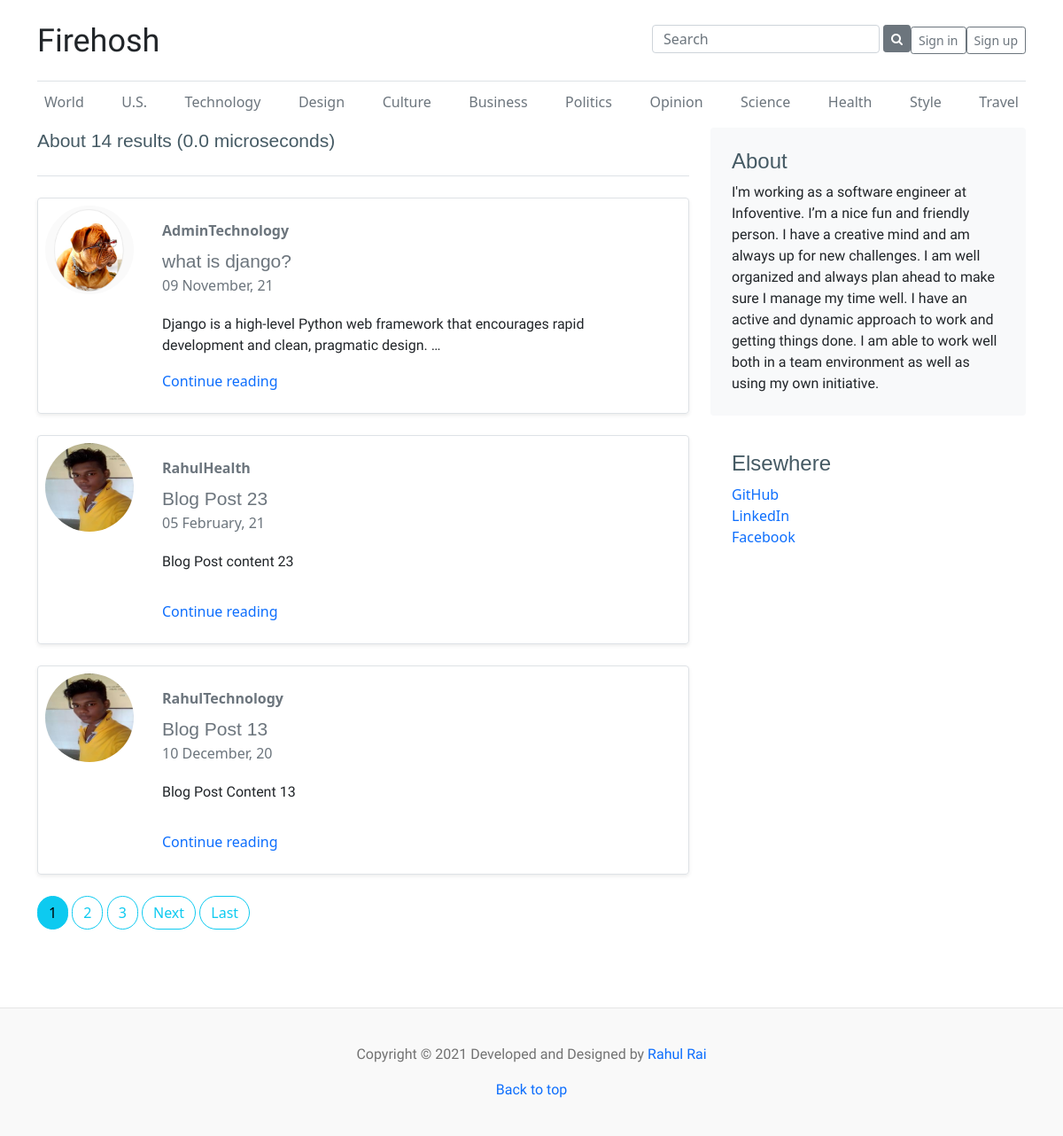
The app's page /search/ with its own data.
### main/models.py (models this page shows, shortened)
class Post(models.Model):
    author = models.ForeignKey(User, on_delete=models.CASCADE)
    title = models.CharField(max_length=200, null=True)
    content = RichTextField(blank=True, null=True)
    date_posted = models.DateTimeField(default=timezone.now, null=True)
    slug = models.SlugField()
    views = models.IntegerField(default=0, null=True)
    category = models.ForeignKey(Category, on_delete=models.CASCADE)
    class Meta:
        ordering = ['-id']

class Category(models.Model):
    name = models.CharField(max_length=200, null=True)
    date_created = models.DateTimeField(default=timezone.now, null=True)
    def __str__(self):
        return self.name

### users/models.py (models this page shows, shortened)
class Profile(models.Model):
    user = models.OneToOneField(User, on_delete=models.CASCADE)
    image = models.ImageField(default="default.png",
                              upload_to='profile_pics', null=True)
    bio = models.CharField(
        default=" It provides a way to assign permissions to specific users and groups of users.", max_length=200, null=True)
    date_created = models.DateTimeField(default=timezone.now, null=True)

### main/views.py (the view)
# urls.py: path('search/', views.postSearch, name="search"),
def postSearch(request):
    query = request.GET.get('query',"")
    if len(query) > 78:
        posts = Post.objects.none()
    else:
        time1 = datetime.datetime.now()
        objects = Post.objects.filter(Q(title__icontains=query) | Q(content__icontains=query))
        paginator = Paginator(objects, 3)
        page_num = request.GET.get('page')
        posts = paginator.get_page(page_num)
        time2 = datetime.datetime.now()
        time = time2.microsecond - time1.microsecond
    context = {
        'posts': posts,
        'total_posts': posts.paginator.count,
        'time': str(time)[0:2],
        "query":query
    }
    return render(request, 'post_search.html', context)

### main/filters/extras.py (called while the page is built)
@register.simple_tag
def define(val=None):
    if val:
        query = val.replace(" ","+")
        return f"?query={query}&page="
    return "?page="

### main/templates/post_search.html (shortened to what this page needs)
{% extends 'base.html' %}
{% block navbar %}
{% include 'header.html' %}
{% endblock navbar %}
{% load extras %}
{% block main %}
<div class="row">
  <div class="col-md-8">
    <h3 class="pb-4 mb-4 font-italic border-bottom">
        About {{total_posts}} results (0.{{time}} microseconds)
    </h3>
    {% for post in posts %}
    <div class="row g-0  border rounded overflow-hidden flex-md-row mb-4 shadow-sm h-md-200 position-relative">
      <div class="col-auto d-none m-2 d-lg-block ">
        <img src="{{post.author.profile.image.url}}" width="100px" height="100px" class="rounded-circle align-self-end"
          alt="">
      </div>
      <div class="col p-4 d-flex flex-column position-static">
        <div class="d-flex">
          <a href='{% url "post-user" post.author %}' class="float-left mb-2 text-secondary"><strong>{{post.author|title}}</strong></a>
          <a href='{% url "post-category" post.category %}' class="float-left ml-2 mb-2 text-secondary"><strong>{{post.category|title}}</strong></a>
        </div>
        <h3 class="mb-0"><a href="{% url 'post-detail' post.id %}" class="text-secondary">{{post.title}}</a></h3>
        <div class="mb-1 text-muted">{{post.date_posted|date:'d F, y'}}</div>
        <p class="card-text ">{{post.content|safe|truncatewords:15}}</p>
        <a href="{% url 'post-detail' post.id %}">Continue reading</a>
      </div>
    </div>
    {% endfor %}
    <nav class="blog-pagination" aria-label="Pagination">
      {% if posts %}
      {% if query %}
          {% define query  as url %}
      {% else %}
         {% define query as url %}
      {% endif %}
      {% for num in posts.paginator.page_range %}
      {% if posts.number == num %}
      <a class="btn btn-info mb-4" href="{{url}}{{ num }}">{{num}}</a>
      {% elif num > posts.number|add:'-3' and num < posts.number|add:'3' %}
      <a class="btn btn-outline-info mb-4" href="{{url}}{{ num }}">{{num}}</a>
      {% endif %}
      {% endfor %}
      {% if posts.has_next %}
      <a href="{{url}}{{posts.next_page_number}}" class="btn btn-outline-info mb-4">Next</a>
      <a href="{{url}}{{posts.paginator.num_pages}}" class="btn btn-outline-info mb-4">Last</a>
      {% endif %}
      {% endif %}
    </nav>
  </div>
  <div class="col-md-4">
    <div class="p-4 mb-3 bg-light rounded">
      <h4 class="font-italic">About</h4>
      <p class="mb-0">I'm working as a software engineer at Infoventive. I’m a nice fun and friendly person. I have a creative mind and am always up for new challenges. I am well organized and always plan ahead to make sure I manage my time well. I have an active and dynamic approach to work and getting things done. I am able to work well both in a team environment as well as using my own initiative. </p>
    </div>
    <div class="p-4">
      <h4 class="font-italic">Elsewhere</h4>
      <ol class="list-unstyled">
        <li><a href="https://github.com/rahulraifzb" target="blank">GitHub</a></li>
        <li><a href="https://www.linkedin.com/in/rahulraifzb" target="blank">LinkedIn</a></li>
        <li><a href="https://www.facebook.com/Rahulraifzb/" target="blank">Facebook</a></li>
      </ol>
    </div>
  </div>
</div>
</main>
{% endblock main %}

### static/css/style.css (style rules this page uses)
html, body { height: 100%; }
h1,h2,h3,h4,h5,h6,p { font-family: 'Quintessential', cursive; }
a { text-decoration:none; }
.blog-pagination { margin-bottom: 4rem; }
.blog-pagination > .btn { border-radius: 2rem; }

### static/css/profile.css (style rules this page uses)
h3 { line-height: 30px; font-size: 21px }
h1, h2, h3, h4, h5, h6 { color: #455a64; font-family: "Poppins", sans-serif; font-weight: 400 }
p { margin-top: 0; margin-bottom: 1rem }

### records on screen
Post: author.profile.image (placeholder picture), author "Admin", category "Technology", title "what is django?", date_posted "09 November, 21", content "Django is a high-level Python web framework that encourages rapid development and clean, pragmatic design. …"
Post: author.profile.image (picture), author "Rahul", category "Health", title "Blog Post 23", date_posted "05 February, 21", content "Blog Post content 23"
Post: author.profile.image (picture), author "Rahul", category "Technology", title "Blog Post 13", date_posted "10 December, 20", content "Blog Post Content 13"

### other values on screen
{{ total_posts }} "14"
{{ time }} "0"
{{ num }} "1"
{{ num }} "2" "3"
